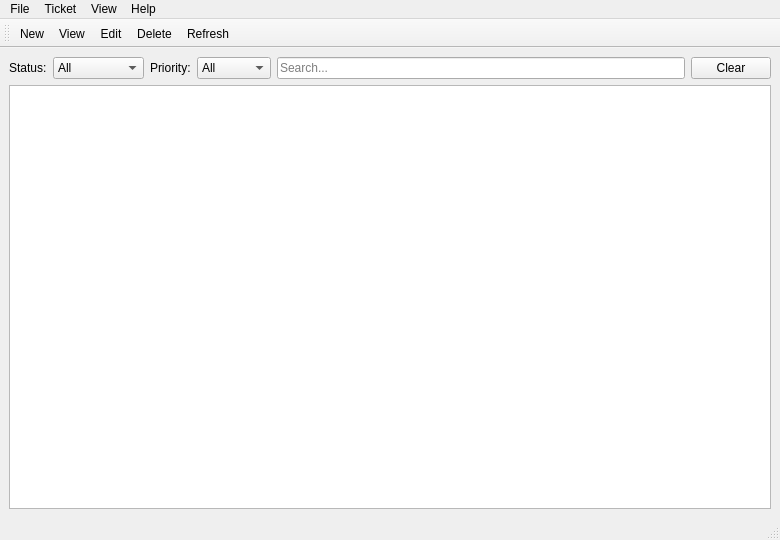
<?xml version="1.0" encoding="UTF-8"?>
<ui version="4.0">
 <class>MainWindow</class>
 <widget class="QMainWindow" name="MainWindow">
  <property name="geometry">
   <rect><x>0</x><y>0</y><width>780</width><height>540</height></rect>
  </property>
  <property name="windowTitle"><string>Helpdesk</string></property>
  <widget class="QWidget" name="centralwidget">
   <layout class="QVBoxLayout" name="verticalLayout">

    <!-- Filter bar -->
    <item>
     <layout class="QHBoxLayout" name="filterLayout">
      <item>
       <widget class="QLabel" name="labelStatus">
        <property name="text"><string>Status:</string></property>
       </widget>
      </item>
      <item>
       <widget class="QComboBox" name="comboStatus">
        <item><property name="text"><string>All</string></property></item>
        <item><property name="text"><string>Open</string></property></item>
        <item><property name="text"><string>In Progress</string></property></item>
        <item><property name="text"><string>Resolved</string></property></item>
        <item><property name="text"><string>Closed</string></property></item>
       </widget>
      </item>
      <item>
       <widget class="QLabel" name="labelPriority">
        <property name="text"><string>Priority:</string></property>
       </widget>
      </item>
      <item>
       <widget class="QComboBox" name="comboPriority">
        <item><property name="text"><string>All</string></property></item>
        <item><property name="text"><string>Low</string></property></item>
        <item><property name="text"><string>Medium</string></property></item>
        <item><property name="text"><string>High</string></property></item>
        <item><property name="text"><string>Critical</string></property></item>
       </widget>
      </item>
      <item>
       <widget class="QLineEdit" name="searchEdit">
        <property name="placeholderText"><string>Search...</string></property>
       </widget>
      </item>
      <item>
       <widget class="QPushButton" name="btnClearFilters">
        <property name="text"><string>Clear</string></property>
       </widget>
      </item>
     </layout>
    </item>

    <!-- Table + empty label stacked -->
    <item>
     <widget class="QStackedWidget" name="stackedWidget">
      <!-- page 0: table -->
      <widget class="QWidget" name="pageTable">
       <layout class="QVBoxLayout" name="tablePageLayout">
        <property name="margin"><number>0</number></property>
        <item>
         <widget class="QTableView" name="tableView">
          <property name="selectionBehavior"><enum>QAbstractItemView::SelectRows</enum></property>
          <property name="selectionMode"><enum>QAbstractItemView::SingleSelection</enum></property>
          <property name="editTriggers"><set>QAbstractItemView::NoEditTriggers</set></property>
          <property name="alternatingRowColors"><bool>true</bool></property>
          <property name="sortingEnabled"><bool>true</bool></property>
         </widget>
        </item>
       </layout>
      </widget>
      <!-- page 1: empty state -->
      <widget class="QWidget" name="pageEmpty">
       <layout class="QVBoxLayout" name="emptyPageLayout">
        <item>
         <spacer><property name="orientation"><enum>Qt::Vertical</enum></property></spacer>
        </item>
        <item>
         <widget class="QLabel" name="labelEmpty">
          <property name="text"><string>No tickets found.</string></property>
          <property name="alignment"><set>Qt::AlignHCenter|Qt::AlignVCenter</set></property>
          <property name="styleSheet"><string>color: gray; font-size: 14px;</string></property>
         </widget>
        </item>
        <item>
         <spacer><property name="orientation"><enum>Qt::Vertical</enum></property></spacer>
        </item>
       </layout>
      </widget>
     </widget>
    </item>

   </layout>
  </widget>

  <widget class="QMenuBar" name="menubar">
   <property name="geometry"><rect><x>0</x><y>0</y><width>780</width><height>26</height></rect></property>
   <widget class="QMenu" name="menuFile">
    <property name="title"><string>File</string></property>
    <addaction name="actionExit"/>
   </widget>
   <widget class="QMenu" name="menuTicket">
    <property name="title"><string>Ticket</string></property>
    <addaction name="actionNew"/>
    <addaction name="actionView"/>
    <addaction name="actionEdit"/>
    <addaction name="separator"/>
    <addaction name="actionDelete"/>
   </widget>
   <widget class="QMenu" name="menuView">
    <property name="title"><string>View</string></property>
    <addaction name="actionRefresh"/>
   </widget>
   <widget class="QMenu" name="menuHelp">
    <property name="title"><string>Help</string></property>
   </widget>
   <addaction name="menuFile"/>
   <addaction name="menuTicket"/>
   <addaction name="menuView"/>
   <addaction name="menuHelp"/>
  </widget>

  <widget class="QToolBar" name="toolBar">
   <property name="windowTitle"><string>Toolbar</string></property>
   <attribute name="toolBarArea"><enum>TopToolBarArea</enum></attribute>
   <addaction name="actionNew"/>
   <addaction name="actionView"/>
   <addaction name="actionEdit"/>
   <addaction name="actionDelete"/>
   <addaction name="actionRefresh"/>
  </widget>

  <widget class="QStatusBar" name="statusbar"/>

  <action name="actionNew"><property name="text"><string>New</string></property></action>
  <action name="actionView"><property name="text"><string>View</string></property></action>
  <action name="actionEdit"><property name="text"><string>Edit</string></property></action>
  <action name="actionDelete"><property name="text"><string>Delete</string></property></action>
  <action name="actionRefresh"><property name="text"><string>Refresh</string></property></action>
  <action name="actionExit"><property name="text"><string>Exit</string></property></action>
 </widget>
 <resources/>
 <connections/>
</ui>
